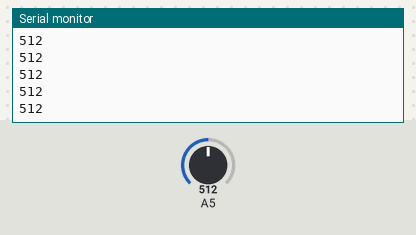
The sketch below on a simulated Arduino Uno, built with avr-gcc and run on an emulated ATmega328P. Parts: the last lines printed to the serial monitor. The test bench sets the inputs (shaded band); at power-on: A5 = 512.

Above: at 1.2 s.
1.3 s: A5 set to 716
At 2.4 s:
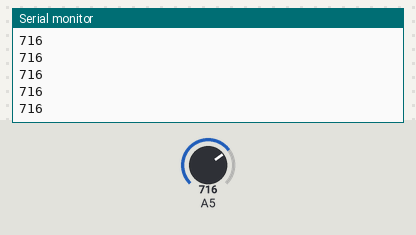
2.8 s: A5 set to 900
At 3.4 s:
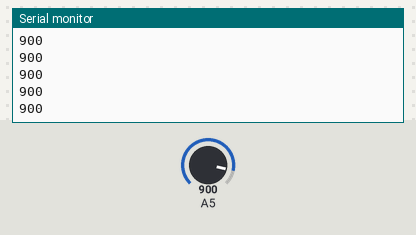
Timing chart, 0 to 5.8 s (numbered marks = the images above; inputs shaded):
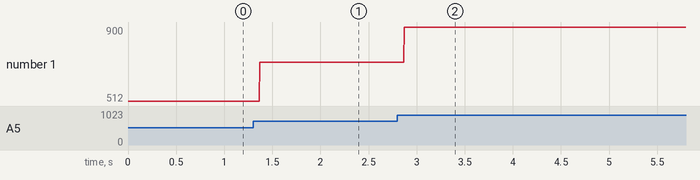

The sketch:

Potenciometro.ino
```cpp
int leitura = 0;
void setup() {
  // put your setup code here, to run once:
  Serial.begin(9600);
}

void loop() {
  // put your main code here, to run repeatedly:
  leitura = (analogRead(A5));
  Serial.println(leitura);

}
```

Measured:
- after the input at 1.3 s, the serial monitor: prints a new line after 0.07 s (image 1)
- after the input at 2.8 s, the serial monitor: prints a new line after 0.07 s (image 2)
- plotted number 1: 512 → 716 after the input at 1.3 s, 716 → 900 after the input at 2.8 s
